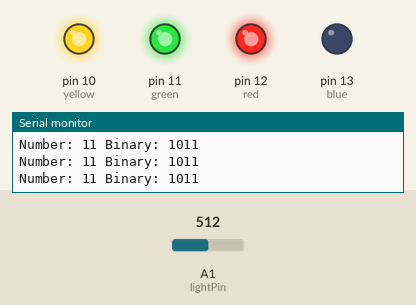
Recording of a sketch running on a simulated Arduino Uno, built with avr-gcc and run on an emulated ATmega328P. Parts: output pins drawn as LEDs (lit = HIGH), the last lines printed to the serial monitor. Inputs (shaded band) come from the test bench; at power-on: A1 (lightPin) = 512.

Above: at 1.2 s.
1.3 s: A1 (lightPin) set to 483
At 1.9 s:
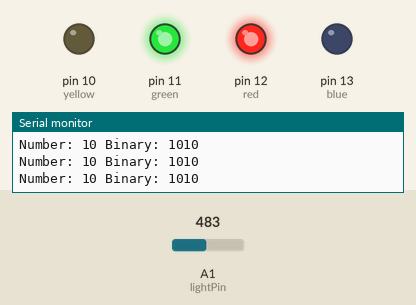
2.8 s: A1 (lightPin) set to 463
5.8 s: A1 (lightPin) set to 440
At 6.4 s:
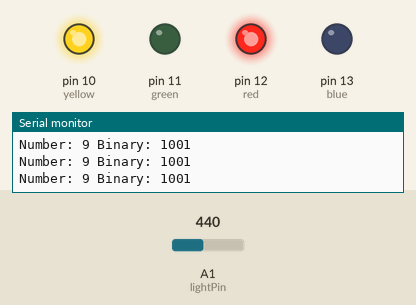
7.3 s: A1 (lightPin) set to 421
10.3 s: A1 (lightPin) set to 399
At 10.8 s:
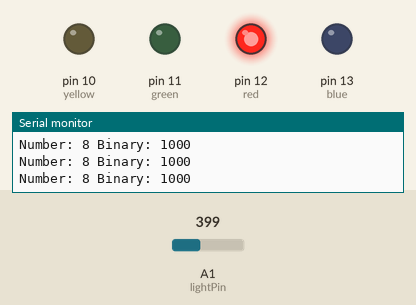
11.8 s: A1 (lightPin) set to 306
At 12.7 s:
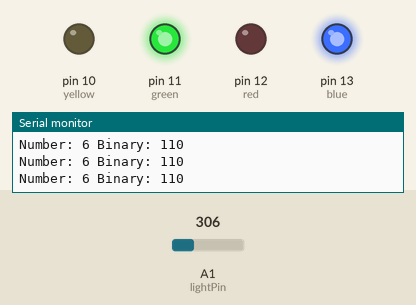
Timing chart, 0 to 14.3 s (numbered marks = the images above; inputs shaded):
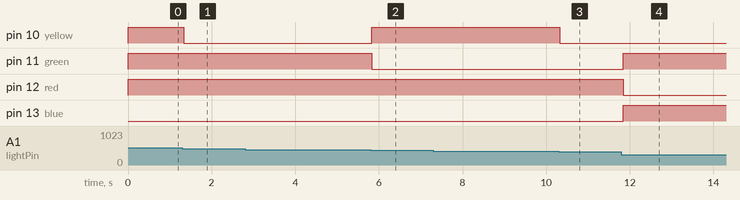

The sketch:

level4.ino
```cpp
//   ________________________________________________________________________
//  /  Name: Kyler Visser            level 4               Date: 2023-09-28  \
//  |                                                                        |
//  |                              Description                               |
//  |                                                                        |
//  |   This program will take the light level and display it in binary on   |
//  |                               four LEDs.                               |
//  \________________________________________________________________________/

//  ---------------------------------
//    Initalize vairables and pins.
//  ---------------------------------
int lightPin = A1;
int data = 0;
int red = 12;
int blue = 13;
int green = 11;
int yellow = 10;
int lastFire = 0;

//  --------------------------
//    Setup pins and serial.
//  --------------------------
void setup() {
    pinMode(lightPin, INPUT);
    pinMode(red, OUTPUT);
    pinMode(blue, OUTPUT);
    pinMode(green, OUTPUT);
    pinMode(yellow, OUTPUT);

    Serial.begin(9600);
}

//  --------------
//    Main loop.
//  --------------
void loop() {
    data = analogRead(lightPin);
    data = map(data, 6, 679, 0, 15);
    Serial.print("Number: ");
    Serial.print(data);
    Serial.print(" Binary: ");
    Serial.println(String(data, BIN));

    displayNum(data);
}

//  -------------------------------
//     Turn on specified LEDs by
//    looking at the binary data.
//  -------------------------------
void displayNum(int num) {
    if (num & 0b00001000) {digitalWrite(red, HIGH);}
        else {digitalWrite(red, LOW);}

    if (num & 0b00000100) {digitalWrite(blue, HIGH);}
        else {digitalWrite(blue, LOW);}

    if (num & 0b00000010) {digitalWrite(green, HIGH);}
        else {digitalWrite(green, LOW);}

    if (num & 0b00000001) {digitalWrite(yellow, HIGH);}
        else {digitalWrite(yellow, LOW);}
}
```

Measured:
- the behaviour switches between 500 and 499 on A1 (lightPin) (found by bisection; images 0 and 1)
- the behaviour switches between 455 and 454 on A1 (lightPin) (found by bisection; images 1 and 2)
- the behaviour switches between 410 and 409 on A1 (lightPin) (found by bisection; images 2 and 3)
- after the input at 1.3 s, pin 10 (yellow): HIGH → LOW at once
- after the input at 5.8 s, pin 10 (yellow): LOW → HIGH at once; pin 11 (green): HIGH → LOW at once
- after the input at 10.3 s, pin 10 (yellow): HIGH → LOW at once
- after the input at 11.8 s, pin 11 (green), pin 13 (blue): LOW → HIGH after 0.05 s; pin 12 (red): HIGH → LOW after 0.05 s
